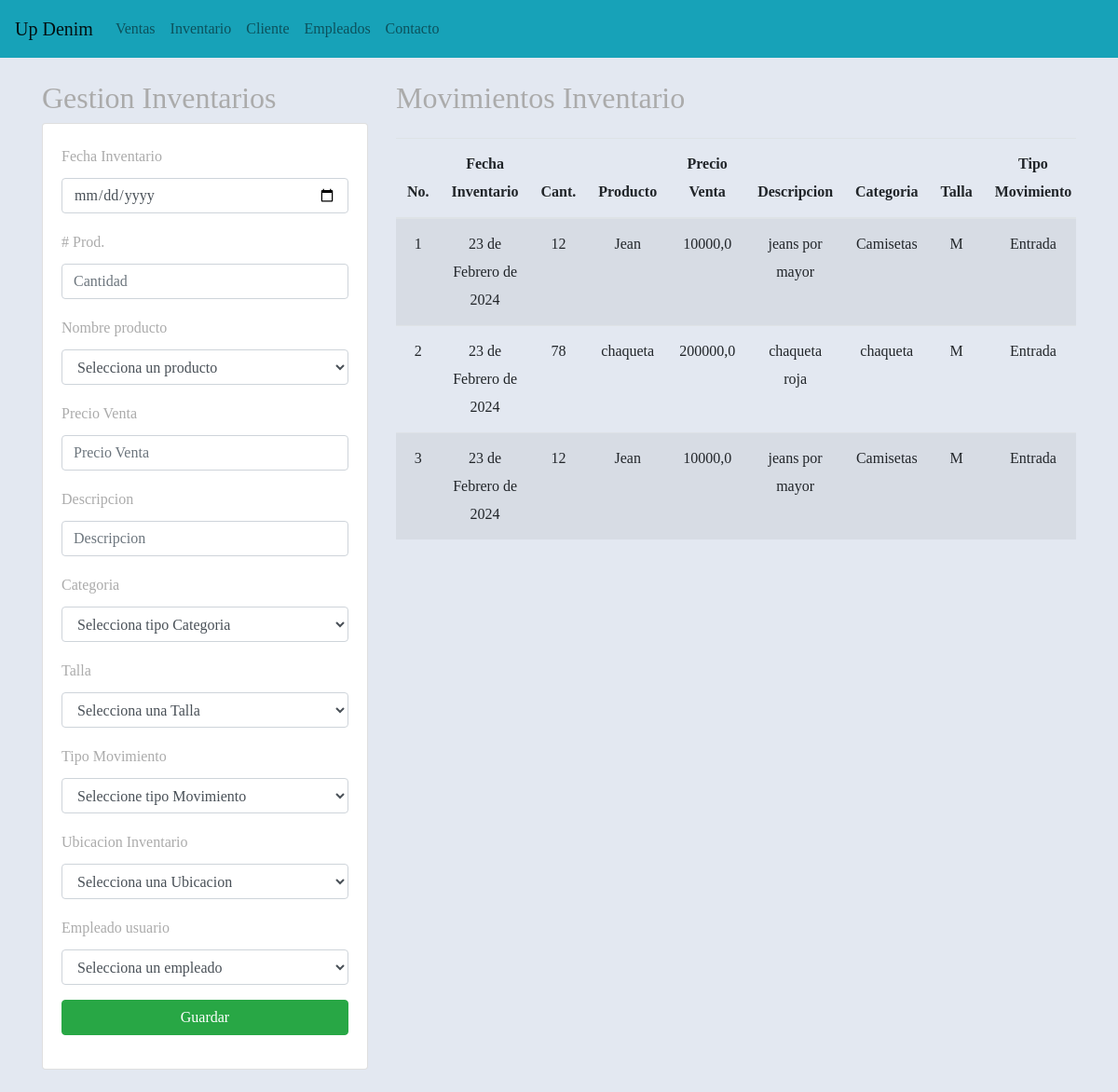
/registrarInventario/, run on an earlier commit of the app's database.
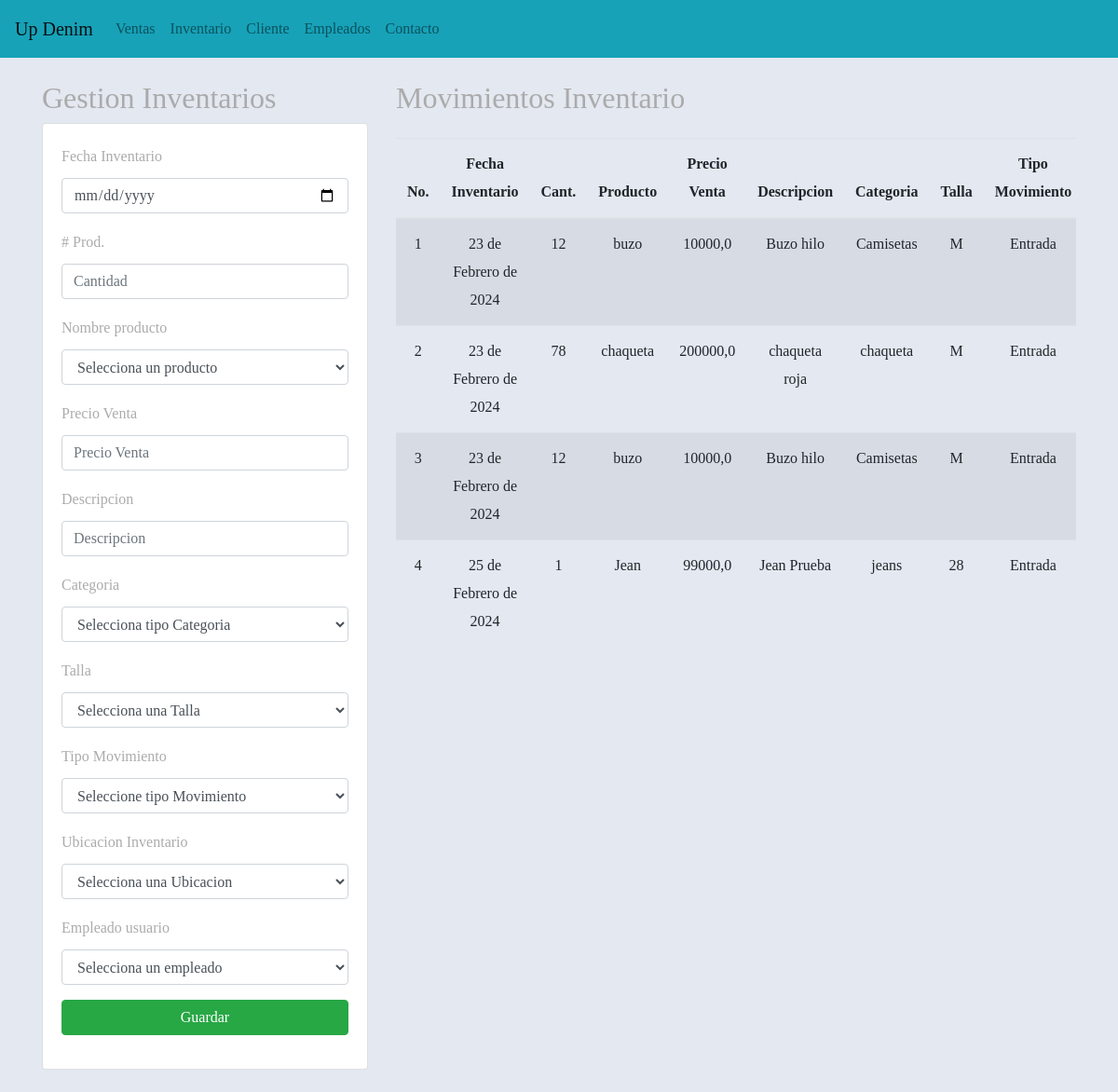
And on a later commit of the database.
### aplicaciones/Academico/models.py (models this page shows, shortened)
class Inventario(models.Model):
    idinventario = models.AutoField(primary_key=True)  # Field name made lowercase.
    fechainventario = models.DateField(auto_now_add=True)  # Field name made lowercase.
    cantidadproductos = models.IntegerField(null=False, blank=False)  # Field name made lowercase.
    idproductoinv = models.ForeignKey(Producto, on_delete=models.CASCADE)  # Field name made lowercase.
    idtipomovimientoinv = models.ForeignKey(Tipomovimiento, on_delete=models.CASCADE)  # Field name made lowercase.
    idEmpleado = models.ForeignKey(Empleado, on_delete=models.CASCADE)  # Field name made lowercase.
    idubicacioninventarioinv = models.ForeignKey(Ubicacioninventario, on_delete=models.CASCADE)  # Field name made lowercase.

class Producto(models.Model):
    idproducto = models.AutoField(primary_key=True)
    nombreproducto = models.CharField(max_length=45, null=False)
    precioventa = models.FloatField(null=False, blank=False)
    descripcionproducto = models.CharField(max_length=45)
    idcategoriaproducto = models.ForeignKey(Categoriaproducto, on_delete=models.CASCADE)
    idtalla = models.ForeignKey(Talla, on_delete=models.CASCADE)

class Categoriaproducto(models.Model):
    idcategoriaproducto = models.AutoField(primary_key=True)
    categoriaproducto = models.CharField(max_length=45, blank=False, null=False)

class Talla(models.Model):
    idtalla = models.AutoField(primary_key=True)
    talla = models.CharField(max_length=45, null=False, blank=False)

class Tipomovimiento(models.Model):
    idtipomovimiento = models.AutoField(primary_key=True)
    tipomovimiento = models.CharField(max_length=45, null=False, blank=False)

### aplicaciones/Academico/views.py (the view)
# urls.py: path('registrarInventario/', views.vistaInventario),
def vistaInventario(request):
    if request.method == "GET":
        productos = Producto.objects.all()
        empleados = Empleado.objects.all()
        inventarios = Inventario.objects.all()
        return render(request, "gestionInventario.html", {
            "productos": productos,
            "empleados": empleados,
            "inventarios": inventarios
        })
    else:
        return registrarInventario(request)

### aplicaciones/Academico/models.py (called while the page is built)
    def __str__(self):
        texto = '{0}'
        return texto.format(self.iddocumento)

### aplicaciones/Academico/templates/gestionInventario.html (shortened to what this page needs)
{% extends "base.html" %}
{% block body %}
<div class="row">
    <div class="col-sm-12 col-md-6 col-lg-4 col-xl-4">
        <h2>Gestion Inventarios</h2>
        <div class="card">
            <div class="card-body">
                <form action="/registrarInventario/" method="POST"> {% csrf_token %}
                    <div class="form-group">
                        <label for="txtfechainventario">Fecha Inventario</label>
                        <input type="date" id="txtfechainventario" name="txtfechainventario" class="form-control" placeholder="Fecha de Inventario"
                            minlength="8" maxlength="12" required>
                    </div>
                    <div class="form-group">
                        <label for="txtcantidadproductos"># Prod.</label>
                        <input type="text" id="txtcantidadproductos" name="txtcantidadproductos" class="form-control" placeholder="Cantidad"
                            min="1" required>
                    </div>
                    <div class="form-group">
                        <label for="nombreproducto">Nombre producto</label>
                        <select id="txtnombreproducto" name="txtnombreproducto" class="form-control" required>
                            <option value="">Selecciona un producto</option>
                        </select>
                    </div>
                    <div class="form-group">
                        <label for="txtprecioventa">Precio Venta</label>
                        <input type="text" id="txtprecioventa" name="txtprecioventa" class="form-control" placeholder="Precio Venta"
                            min="1000" required>
                    </div>
                    <div class="form-group">
                        <label for="txtdescripcionproducto">Descripcion</label>
                        <input type="text" id="txtdescripcionproducto" name="txtdescripcionproducto" class="form-control" placeholder="Descripcion"
                            minlength="4" maxlength="50" required>
                    </div>
                    <div class="form-group">
                        <label for="txtcategoriaproducto">Categoria</label>
                        <select id="txtcategoriaproducto" name="txtcategoriaproducto" class="form-control" required>
                            <option value="">Selecciona tipo Categoria</option>
                        </select>
                    </div>
                    <div class="form-group">
                        <label for="txttalla">Talla</label>
                        <select id="txttalla" name="txttalla" class="form-control" required>
                            <option value="">Selecciona una Talla</option>
                        </select>
                    </div>
                    <div class="form-group">
                        <label for="txttipomovimiento">Tipo Movimiento</label>
                        <select id="txttipomovimiento" name="txttipomovimiento" class="form-control" required>
                            <option value="">Seleccione tipo Movimiento</option>
                        </select>
                    </div>
                    <div class="form-group">
                        <label for="txtubicacioninventario">Ubicacion Inventario</label>
                        <select id="txtubicacioninventario" name="txtubicacioninventario" class="form-control" required>
                            <option value="">Selecciona una Ubicacion</option>
                        </select>
                    </div>
                    <div class="form-group">
                        <label for="idEmpleado">Empleado usuario</label>
                        <select id="txtidempleado" name="txtidempleado" class="form-control" required>
                            <option value="">Selecciona un empleado</option>
                        </select>
                    </div>
                    <div class="form-group">
                        <button type="submit" class="btn btn-success btn-block text-whith">Guardar</button>
                    </div>
              </form>
            </div>
        </div>
    </div>
    <div class="col-md-8">
        <h2 class="mb-4">Movimientos Inventario</h2>
        <div class="table-responsive">
            <table class="table table-striped">
                <thead>
                    <tr>
                        <th>No.</th>
                       <th>Fecha Inventario</th>
                       <th>Cant.</th>
                       <th>Producto</th>
                       <th>Precio Venta</th>
                       <th>Descripcion</th>
                       <th>Categoria</th>
                       <th>Talla</th>
                       <th>Tipo Movimiento</th>
                    </tr>
                </thead>
                <tbody>
                    {% for c in inventarios %}
                    <tr>
                        <td>{{forloop.counter}}</td>
                        <td>{{c.fechainventario}}</td>
                        <td>{{c.cantidadproductos}}</td>
                        <td>{{c.idproductoinv.nombreproducto}}</td>
                        <td>{{c.idproductoinv.precioventa}}</td>
                        <td>{{c.idproductoinv.descripcionproducto}}</td>
                        <td>{{c.idproductoinv.idcategoriaproducto.categoriaproducto}}</td>
                        <td>{{c.idproductoinv.idtalla.talla}}</td>
                        <td>{{c.idtipomovimientoinv.tipomovimiento}}</td>
                    </tr>
                    {% endfor %}
                </tbody>
            </table>
        </div>
    </div>
</div>
{% endblock %}

### aplicaciones/Academico/templates/base.html (shortened to what this page needs)
<!DOCTYPE html>
<html lang="en">
<head>
    {% load static %}
    <link rel="stylesheet" href="https://cdn.jsdelivr.net/npm/bootstrap@4.5.3/dist/css/bootstrap.min.css"
>
    <link rel="stylesheet" href="{% static 'css/gestionVentas.css' %}">
  </head>
<body>
    <nav class="navbar navbar-expand-lg navbar-light bg-info">
        <a class="navbar-brand" href="/home/">Up Denim</a>
        <div class="collapse navbar-collapse" id="navbarNav">
            <ul class="navbar-nav">
                <li class="nav-item">
                    <a class="nav-link" href="/gestionVentas/">Ventas</a>
                </li>
                <li class="nav-item">
                    <a class="nav-link" href="/registrarInventario/">Inventario</a>
                </li>
                <li class="nav-item">
                    <a class="nav-link" href="/gestionCliente/">Cliente <span class="sr-only">(current)</span></a>
                </li>
                <li class="nav-item">
                    <a class="nav-link" href="/personal/">Empleados</a>
                </li>
                <li class="nav-item">
                    <a class="nav-link" href="/contacto/">Contacto</a>
                </li>
            </ul>
        </div>
    </nav>
    <div class="container py-4">
        {% block body %}
        {% endblock %}
    </div>
</body>
</html>

### aplicaciones/Academico/static/css/gestionVentas.css (style rules this page uses)
th,td { text-align: center; vertical-align: middle; }
body { font-family: "Libre Baskerville", serif; font-weight: 400; font-size: 16px; line-height: 30px; background-color: #e3e8f1; overflow-x:hidden; color: #ababab; }

What changed in the data, as far as the page shows it:
changed through a linked row, Inventario (number 1 of 4 on the later page): idproductoinv.nombreproducto "Jean" → "buzo"; idproductoinv.descripcionproducto "jeans por mayor" → "Buzo hilo"
changed through a linked row, Inventario (number 3 of 4 on the later page): idproductoinv.nombreproducto "Jean" → "buzo"; idproductoinv.descripcionproducto "jeans por mayor" → "Buzo hilo"
added Inventario: fechainventario "25 de Febrero de 2024", cantidadproductos "1", idproductoinv.nombreproducto "Jean", idproductoinv.precioventa "99000,0", idproductoinv.descripcionproducto "Jean Prueba", idproductoinv.idcategoriaproducto.categoriaproducto "jeans", idproductoinv.idtalla.talla "28", idtipomovimientoinv.tipomovimiento "Entrada"
